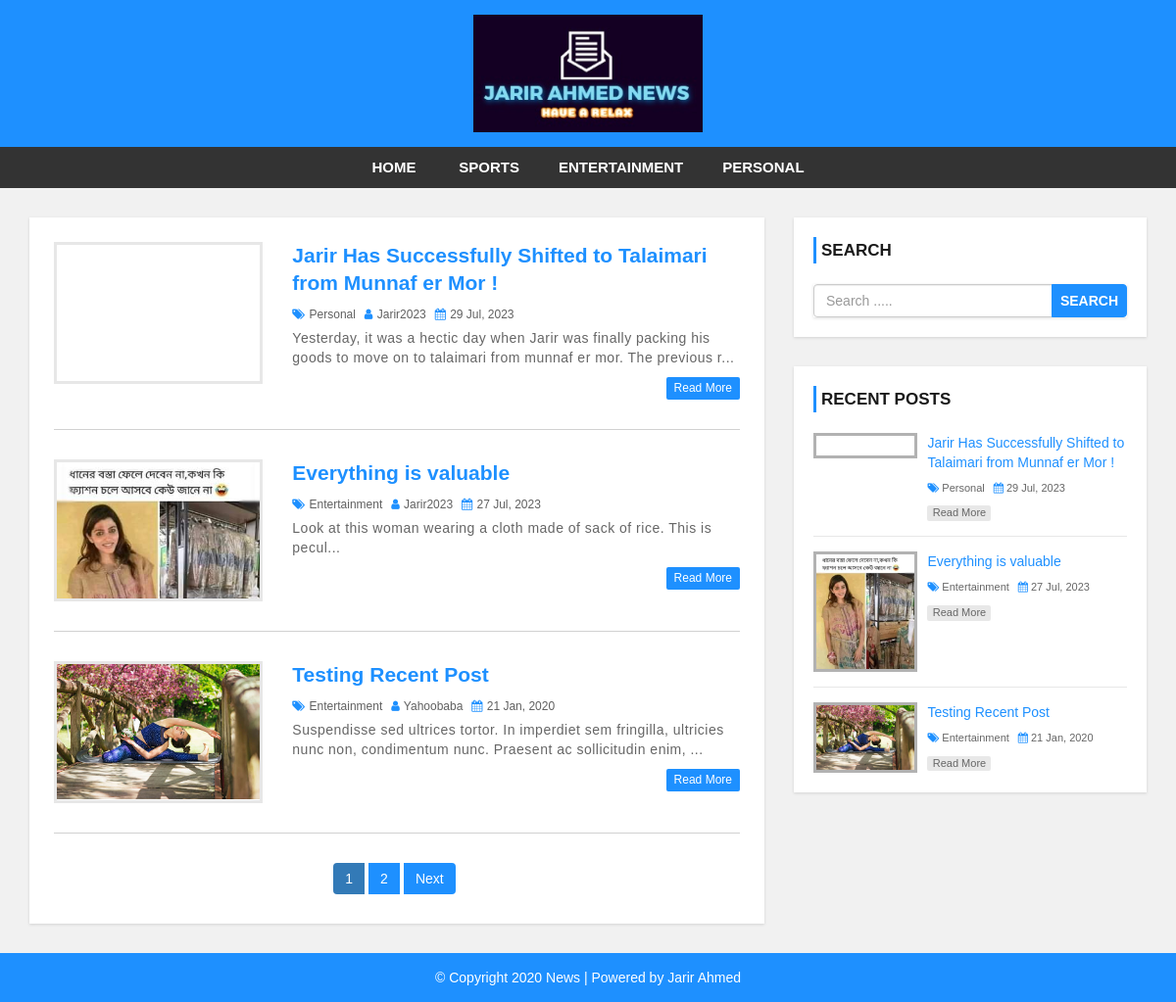
The page / on the database its author committed.
### tables this page shows
CREATE TABLE `settings` (
  `id` int(11) NOT NULL,
  `websitename` varchar(60) NOT NULL,
  `logo` varchar(50) NOT NULL,
  `footerdesc` varchar(255) NOT NULL
);

CREATE TABLE `category` (
  `category_id` int(11) NOT NULL,
  `category_name` varchar(100) NOT NULL,
  `post` int(11) NOT NULL DEFAULT 0
);

CREATE TABLE `post` (
  `post_id` int(11) NOT NULL,
  `title` varchar(100) NOT NULL,
  `description` text NOT NULL,
  `category` varchar(100) NOT NULL,
  `post_date` varchar(50) NOT NULL,
  `author` int(11) NOT NULL,
  `post_img` varchar(100) NOT NULL
);

CREATE TABLE `user` (
  `user_id` int(10) UNSIGNED NOT NULL,
  `first_name` varchar(30) NOT NULL,
  `last_name` varchar(30) NOT NULL,
  `username` varchar(30) DEFAULT NULL,
  `password` varchar(40) DEFAULT NULL,
  `role` int(11) NOT NULL,
  `session_token` varchar(255) DEFAULT NULL
);

### public_html/config.php (called while the page is built, shortened)
<?php
$hostname = "https://news478.000webhostapp.com/";
?>

### public_html/index.php (the view, shortened to what this page needs)
<?php include 'header.php'; ?>
    <div id="main-content">
        <div class="container">
            <div class="row">
                <div class="col-md-8">
                    <div class="post-container">
                      <?php
                        include "config.php";
                        $limit = 3;
                        if(isset($_GET['page'])){
                          $page = $_GET['page'];
                        }else{
                          $page = 1;
                        }
                        $offset = ($page - 1) * $limit;
                        $sql = "SELECT post.post_id, post.title, post.description,post.post_date,post.author,
                        category.category_name,user.username,post.category,post.post_img FROM post
                        LEFT JOIN category ON post.category = category.category_id
                        LEFT JOIN user ON post.author = user.user_id
                        ORDER BY post.post_id DESC LIMIT {$offset},{$limit}";
                        $result = mysqli_query($conn, $sql) or die("Query Failed.");
                        if(mysqli_num_rows($result) > 0){
                          while($row = mysqli_fetch_assoc($result)) {
                      ?>
                        <div class="post-content">
                            <div class="row">
                                <div class="col-md-4">
                                  <a class="post-img" href="single.php?id=<?php echo $row['post_id']; ?>"><img src="admin/upload/<?php echo $row['post_img']; ?>" alt=""/></a>
                                </div>
                                <div class="col-md-8">
                                  <div class="inner-content clearfix">
                                      <h3><a href='single.php?id=<?php echo $row['post_id']; ?>'><?php echo $row['title']; ?></a></h3>
                                      <div class="post-information">
                                          <span>
                                              <i class="fa fa-tags" aria-hidden="true"></i>
                                              <a href='category.php?cid=<?php echo $row['category']; ?>'><?php echo $row['category_name']; ?></a>
                                          </span>
                                          <span>
                                              <i class="fa fa-user" aria-hidden="true"></i>
                                              <a href='author.php?aid=<?php echo $row['author']; ?>'><?php echo $row['username']; ?></a>
                                          </span>
                                          <span>
                                              <i class="fa fa-calendar" aria-hidden="true"></i>
                                              <?php echo $row['post_date']; ?>
                                          </span>
                                      </div>
                                      <p class="description">
                                          <?php echo substr($row['description'],0,130) . "..."; ?>
                                      </p>
                                      <a class='read-more pull-right' href='single.php?id=<?php echo $row['post_id']; ?>'>read more</a>
                                  </div>
                                </div>
                            </div>
                        </div>
                        <?php
                          }
                        }else{
                          echo "<h2>No Record Found.</h2>";
                        }
                        $sql1 = "SELECT * FROM post";
                        $result1 = mysqli_query($conn, $sql1) or die("Query Failed.");
                        if(mysqli_num_rows($result1) > 0){
                          $total_records = mysqli_num_rows($result1);
                          $total_page = ceil($total_records / $limit);
                          echo '<ul class="pagination admin-pagination">';
                          for($i = 1; $i <= $total_page; $i++){
                            if($i == $page){
                              $active = "active";
                            }else{
                              $active = "";
                            }
                            echo '<li class="'.$active.'"><a href="index.php?page='.$i.'">'.$i.'</a></li>';
                          }
                          if($total_page > $page){
                            echo '<li><a href="index.php?page='.($page + 1).'">Next</a></li>';
                          }
                          echo '</ul>';
                        }
                        ?>
                    </div>
                </div>
                <?php include 'sidebar.php'; ?>
            </div>
        </div>
    </div>
<?php include 'footer.php'; ?>

### public_html/header.php (shortened to what this page needs)
<?php
include "config.php";
?>
<!DOCTYPE html>
<html lang="en">
<head>
    <link rel="stylesheet" href="css/bootstrap.min.css" />
    <link rel="stylesheet" href="css/font-awesome.css">
    <link rel="stylesheet" href="css/style.css">
</head>
<body>
<div id="header">
    <div class="container">
        <div class="row">
            <div class=" col-md-offset-4 col-md-4">
              <?php
                include "config.php";
                $sql = "SELECT * FROM settings";
                $result = mysqli_query($conn, $sql) or die("Query Failed.");
                if(mysqli_num_rows($result) > 0){
                  while($row = mysqli_fetch_assoc($result)) {
                    if($row['logo'] == ""){
                      echo '<a href="index.php"><h1>'.$row['websitename'].'</h1></a>';
                    }else{
                      echo '<a href="index.php" id="logo"><img src="admin/images/'. $row['logo'] .'"></a>';
                    }
                  }
                }
                ?>
            </div>
        </div>
    </div>
</div>
<div id="menu-bar">
    <div class="container">
        <div class="row">
            <div class="col-md-12">
              <?php
                include "config.php";
                $sql = "SELECT * FROM category WHERE post > 0";
                $result = mysqli_query($conn, $sql) or die("Query Failed. : Category");
                if(mysqli_num_rows($result) > 0){
                  $active = "";
              ?>
                <ul class='menu'>
                  <li><a href='<?php echo $hostname; ?>'>Home</a></li>
                  <?php while($row = mysqli_fetch_assoc($result)) {
                    echo "<li><a class='{$active}' href='category.php?cid={$row['category_id']}'>{$row['category_name']}</a></li>";
                  } ?>
                </ul>
                <?php } ?>
            </div>
        </div>
    </div>
</div>

### public_html/sidebar.php
<div id="sidebar" class="col-md-4">
    <div class="search-box-container">
        <h4>Search</h4>
        <form class="search-post" action="search.php" method ="GET">
            <div class="input-group">
                <input type="text" name="search" class="form-control" placeholder="Search .....">
                <span class="input-group-btn">
                    <button type="submit" class="btn btn-danger">Search</button>
                </span>
            </div>
        </form>
    </div>
    <div class="recent-post-container">
        <h4>Recent Posts</h4>
        <?php
        include "config.php";
        $limit = 3;
        $sql = "SELECT post.post_id, post.title, post.post_date,
        category.category_name,post.category,post.post_img FROM post
        LEFT JOIN category ON post.category = category.category_id
        ORDER BY post.post_id DESC LIMIT {$limit}";
        $result = mysqli_query($conn, $sql) or die("Query Failed. : Recent Post");
        if(mysqli_num_rows($result) > 0){
          while($row = mysqli_fetch_assoc($result)) {
      ?>
        <div class="recent-post">
            <a class="post-img" href="single.php?id=<?php echo $row['post_id']; ?>">
                <img src="admin/upload/<?php echo $row['post_img']; ?>" alt=""/>
            </a>
            <div class="post-content">
                <h5><a href="single.php?id=<?php echo $row['post_id']; ?>"><?php echo $row['title']; ?></a></h5>
                <span>
                    <i class="fa fa-tags" aria-hidden="true"></i>
                    <a href='category.php?cid=<?php echo $row['category']; ?>'><?php echo $row['category_name']; ?></a>
                </span>
                <span>
                    <i class="fa fa-calendar" aria-hidden="true"></i>
                    <?php echo $row['post_date']; ?>
                </span>
                <a class="read-more" href="single.php?id=<?php echo $row['post_id']; ?>">read more</a>
            </div>
        </div>
    <?php
      }
    }
    ?>
    </div>
</div>

### public_html/footer.php
<div id ="footer">
    <div class="container">
        <div class="row">
            <div class="col-md-12">
              <?php
                include "config.php";
                $sql = "SELECT * FROM settings";
                $result = mysqli_query($conn, $sql) or die("Query Failed.");
                if(mysqli_num_rows($result) > 0){
                  while($row = mysqli_fetch_assoc($result)) {
              ?>
                <span><?php echo $row['footerdesc']; ?></span>
              <?php
                }
              }
              ?>
            </div>
        </div>
    </div>
</div>
</body>
</html>

### public_html/css/style.css (style rules this page uses)
body { background: #f1f1f1; font-family: sans-serif,arial,Helvetica; }
a, a:hover, a:focus { text-decoration: none; outline: none; }
ul { margin:0; padding:0; list-style:none; }
form { background: #fff; padding: 25px; box-shadow:0 1px 3px rgba(0, 0, 0, 0.13); }
#header { background: #1e90ff; text-align: center; padding: 15px; }
#logo { display: inline-block; width: 65%; }
#logo img { width: 100%; }
#menu-bar { background: #333; text-align: center; }
#menu-bar .menu > li { display: inline-block; }
.menu > li > a { padding: 10px 20px; display: block; text-transform: uppercase; color: #fff; font-size: 15px; font-weight:600; transition:all 0.5s ease 0s; }
#main-content { padding: 30px 0; min-height: 750px; }
#main-content .post-container { background-color: #fff; padding: 25px; box-shadow: 0 1px 3px rgba(0, 0, 0, 0.13); }
#main-content .post-content { border-bottom: 1px solid #d1d1d1; padding: 0 0 30px; margin-bottom:30px; }
#main-content .post-content img { width: 100%; }
#main-content .post-content .post-img { border: 3px solid #e7e7e7; display: block; height: 145px; overflow: hidden; transition: border .3s; }
#main-content .post-content h3 { font-size: 21px; line-height: 28px; font-weight: 600; margin: 0 0 7px; }
#main-content .post-content h3 a { color: #1e90ff; transition:all 0.3s; }
#main-content .post-content .post-information span { color: #606060; font-size: 12px; text-transform: capitalize; margin: 0 5px 5px 0; display: inline-block; }
#main-content .post-content .post-information i { color: #1e90ff; margin-right: 1px; }
#main-content .post-content .post-information a { color: #606060; text-decoration: none; }
#main-content .post-content p, #main-content .single-post p { color: #666; font-size: 14px; letter-spacing: 0.5px; margin:0 0 10px; }
#main-content .post-content a.read-more { color: #fff; background-color: #1E90FF; font-size: 12px; text-transform: capitalize; padding: 3px 8px; border-radius: 2px; transition: all 0.3s; }
.pagination { display: block; text-align: center; margin: 0; }
.pagination li { display:inline-block; margin: 0 5px 0 0; }
.pagination li a { border: none; background: #1e90ff; color: #fff; }
i.fa { color:#222; }
#sidebar h4 { color: #1A1A1A; font-size: 17px; line-height: 27px; font-weight:600; text-transform: uppercase; padding: 0 0 0 5px; margin: 0 0 21px; border-left: 3px solid #1e90ff; }
#sidebar .search-box-container { background-color: #fff; padding: 20px; margin: 0 0 30px; box-shadow: 0 1px 3px rgba(0, 0, 0, 0.13); }
#sidebar .search-post { padding: 0; }
#sidebar .search-post input { color: #606060; }
#sidebar .search-post .btn { font-weight: 600; text-transform: uppercase; padding: 6px 8px; background-color: #1E90FF; border-color: #1E90FF; outline: none; }
#sidebar .recent-post-container { padding: 20px; background: #fff; box-shadow: 0 1px 3px rgba(0, 0, 0, 0.13); }
#sidebar .recent-post { border-bottom: 1px solid #e7e7e7; padding: 0 0 15px; margin: 0 0 15px; }
#sidebar .recent-post:last-child { margin: 0; padding: 0; border: none; }
#sidebar .recent-post .post-img { display: inline-block; width: 33%; border: 3px solid rgba(0,0,0,0.3); vertical-align: top; transition: border .3s; }
#sidebar .recent-post .post-img img { width: 100%; }
#sidebar .recent-post .post-content { width: 65%; display: inline-block; border: none; padding: 0 0 0 7px; margin: 0; }
#sidebar .recent-post h5 { font-size: 14px; line-height: 20px; margin: 0 0 5px; }
#sidebar .recent-post h5 a { color: #1E90FF; }
#sidebar .recent-post span { color: #666; font-size: 11px; display: inline-block; margin: 0 5px 10px 0; }
#sidebar .recent-post span a { color: #666; }
#sidebar .recent-post span i { color: #1E90FF; }
#sidebar .recent-post a.read-more { color: #666; background-color: rgba(0,0,0,0.09); width: 65px; font-size: 11px; text-align: center; padding: 0; display: block; transition: all 0.3s; }
#footer { color: #fff; padding:15px 0; text-align:center; background-color:#1e90ff; }
#footer a { color:#fff; }

### rows shown on the page
settings: logo (picture), footerdesc "© Copyright 2020 News | Powered by Jarir Ahmed"
category: category_name "SPORTS"
category: category_name "ENTERTAINMENT"
category: category_name "PERSONAL"
post: title "Jarir Has Successfully Shifted to Talaimari from Munnaf er Mor !", category.category_name "Personal", user.username "Jarir2023", post_date "29 Jul, 2023", description "Yesterday, it was a hectic day when Jarir was finally packing his goods to move on to talaimari from munnaf er mor. The previous r"
post: post_img (picture), title "Everything is valuable", category.category_name "Entertainment", user.username "Jarir2023", post_date "27 Jul, 2023", description "Look at this woman wearing a cloth made of sack of rice. This is pecul"
post: post_img (picture), title "Testing Recent Post", category.category_name "Entertainment", user.username "Yahoobaba", post_date "21 Jan, 2020", description "Suspendisse sed ultrices tortor. In imperdiet sem fringilla, ultricies nunc non, condimentum nunc. Praesent ac sollicitudin enim,"
